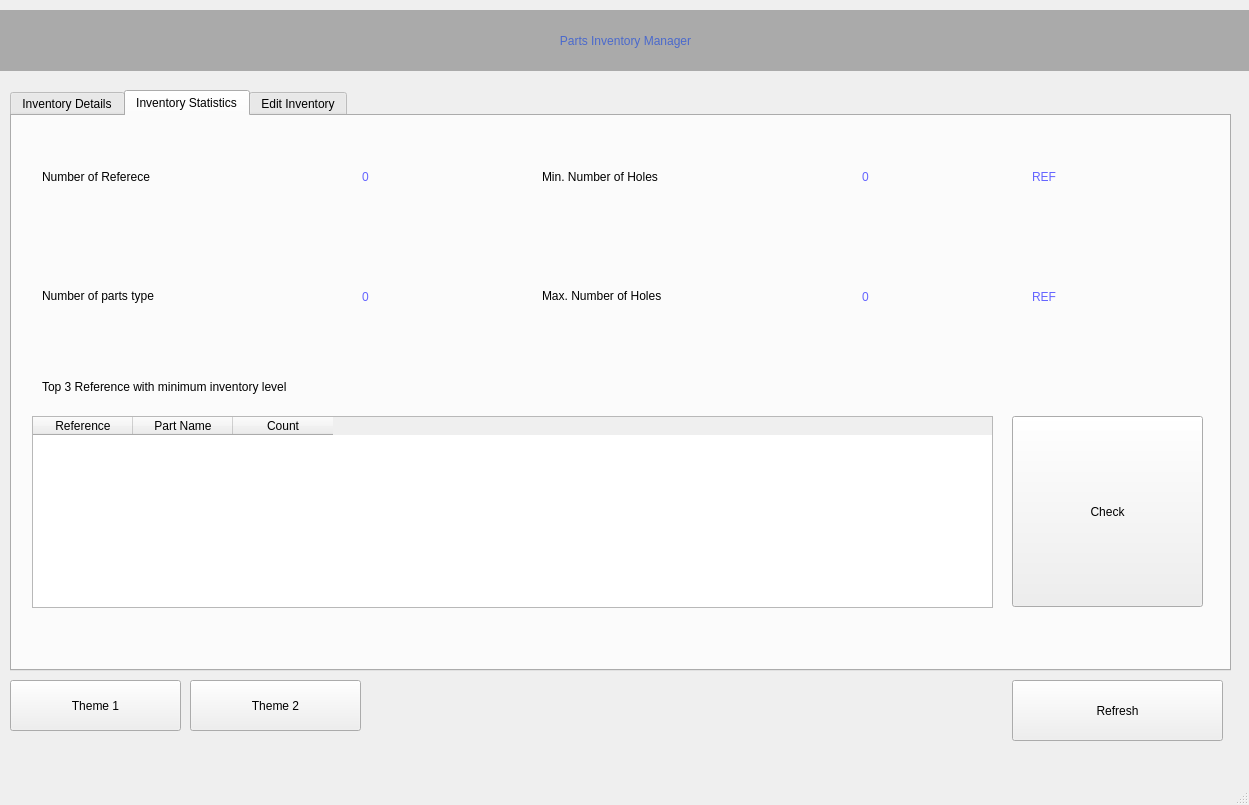
<?xml version="1.0" encoding="UTF-8"?>
<ui version="4.0">
 <class>MainWindow</class>
 <widget class="QMainWindow" name="MainWindow">
  <property name="geometry">
   <rect>
    <x>0</x>
    <y>0</y>
    <width>1249</width>
    <height>805</height>
   </rect>
  </property>
  <property name="windowTitle">
   <string>Parts Inventory Manager</string>
  </property>
  <property name="styleSheet">
   <string notr="true"/>
  </property>
  <widget class="QWidget" name="centralwidget">
   <widget class="QTabWidget" name="tabWidget">
    <property name="geometry">
     <rect>
      <x>10</x>
      <y>90</y>
      <width>1221</width>
      <height>581</height>
     </rect>
    </property>
    <property name="styleSheet">
     <string notr="true">font: 16pt &quot;Century Gothic&quot;;</string>
    </property>
    <property name="currentIndex">
     <number>1</number>
    </property>
    <widget class="QWidget" name="tab">
     <attribute name="title">
      <string>Inventory Details</string>
     </attribute>
     <widget class="QLabel" name="label_2">
      <property name="geometry">
       <rect>
        <x>10</x>
        <y>10</y>
        <width>741</width>
        <height>41</height>
       </rect>
      </property>
      <property name="text">
       <string>Search of references with count level lower of equal to:</string>
      </property>
     </widget>
     <widget class="QTableWidget" name="table">
      <property name="geometry">
       <rect>
        <x>10</x>
        <y>70</y>
        <width>1191</width>
        <height>461</height>
       </rect>
      </property>
      <property name="styleSheet">
       <string notr="true">font: 10pt &quot;Century Gothic&quot;;</string>
      </property>
      <column>
       <property name="text">
        <string>ID</string>
       </property>
      </column>
      <column>
       <property name="text">
        <string>Reference</string>
       </property>
      </column>
      <column>
       <property name="text">
        <string>Part Name</string>
       </property>
      </column>
      <column>
       <property name="text">
        <string>Min Area</string>
       </property>
      </column>
      <column>
       <property name="text">
        <string>Max Area</string>
       </property>
      </column>
      <column>
       <property name="text">
        <string>Nbr of Holes</string>
       </property>
      </column>
      <column>
       <property name="text">
        <string>Min Diameter</string>
       </property>
      </column>
      <column>
       <property name="text">
        <string>Max Diameter</string>
       </property>
      </column>
      <column>
       <property name="text">
        <string>Count</string>
       </property>
      </column>
     </widget>
     <widget class="QSpinBox" name="count_filter_txt">
      <property name="geometry">
       <rect>
        <x>820</x>
        <y>10</y>
        <width>121</width>
        <height>41</height>
       </rect>
      </property>
     </widget>
     <widget class="QPushButton" name="search_btn">
      <property name="geometry">
       <rect>
        <x>960</x>
        <y>10</y>
        <width>241</width>
        <height>41</height>
       </rect>
      </property>
      <property name="text">
       <string>Search</string>
      </property>
     </widget>
    </widget>
    <widget class="QWidget" name="tab_3">
     <attribute name="title">
      <string>Inventory Statistics</string>
     </attribute>
     <widget class="QLabel" name="label_3">
      <property name="geometry">
       <rect>
        <x>30</x>
        <y>30</y>
        <width>281</width>
        <height>61</height>
       </rect>
      </property>
      <property name="text">
       <string>Number of Referece</string>
      </property>
     </widget>
     <widget class="QLabel" name="label_4">
      <property name="geometry">
       <rect>
        <x>30</x>
        <y>150</y>
        <width>291</width>
        <height>61</height>
       </rect>
      </property>
      <property name="text">
       <string>&lt;html&gt;&lt;head/&gt;&lt;body&gt;&lt;p&gt;Number of parts type&lt;/p&gt;&lt;/body&gt;&lt;/html&gt;</string>
      </property>
     </widget>
     <widget class="QLabel" name="label_5">
      <property name="geometry">
       <rect>
        <x>530</x>
        <y>150</y>
        <width>291</width>
        <height>61</height>
       </rect>
      </property>
      <property name="text">
       <string>&lt;html&gt;&lt;head/&gt;&lt;body&gt;&lt;p&gt;Max. Number of Holes&lt;/p&gt;&lt;/body&gt;&lt;/html&gt;</string>
      </property>
     </widget>
     <widget class="QLabel" name="label_6">
      <property name="geometry">
       <rect>
        <x>530</x>
        <y>30</y>
        <width>281</width>
        <height>61</height>
       </rect>
      </property>
      <property name="text">
       <string>Min. Number of Holes</string>
      </property>
     </widget>
     <widget class="QLabel" name="lbl_ref_nbr">
      <property name="geometry">
       <rect>
        <x>350</x>
        <y>30</y>
        <width>51</width>
        <height>61</height>
       </rect>
      </property>
      <property name="styleSheet">
       <string notr="true">font: 24pt &quot;Century Gothic&quot;;
color: rgb(100, 100, 255);</string>
      </property>
      <property name="text">
       <string>0</string>
      </property>
     </widget>
     <widget class="QLabel" name="lbl_parts_nbr">
      <property name="geometry">
       <rect>
        <x>350</x>
        <y>150</y>
        <width>51</width>
        <height>61</height>
       </rect>
      </property>
      <property name="styleSheet">
       <string notr="true">font: 24pt &quot;Century Gothic&quot;;
color: rgb(100, 100, 255);</string>
      </property>
      <property name="text">
       <string>0</string>
      </property>
     </widget>
     <widget class="QLabel" name="lbl_max_hole">
      <property name="geometry">
       <rect>
        <x>850</x>
        <y>150</y>
        <width>51</width>
        <height>61</height>
       </rect>
      </property>
      <property name="styleSheet">
       <string notr="true">font: 24pt &quot;Century Gothic&quot;;
color: rgb(100, 100, 255);</string>
      </property>
      <property name="text">
       <string>0</string>
      </property>
     </widget>
     <widget class="QLabel" name="lbl_min_hole">
      <property name="geometry">
       <rect>
        <x>850</x>
        <y>30</y>
        <width>51</width>
        <height>61</height>
       </rect>
      </property>
      <property name="styleSheet">
       <string notr="true">font: 24pt &quot;Century Gothic&quot;;
color: rgb(100, 100, 255);</string>
      </property>
      <property name="text">
       <string>0</string>
      </property>
     </widget>
     <widget class="QLabel" name="lbl_min_hole_2">
      <property name="geometry">
       <rect>
        <x>1020</x>
        <y>30</y>
        <width>131</width>
        <height>61</height>
       </rect>
      </property>
      <property name="styleSheet">
       <string notr="true">font: 24pt &quot;Century Gothic&quot;;
color: rgb(100, 100, 255);</string>
      </property>
      <property name="text">
       <string>REF</string>
      </property>
     </widget>
     <widget class="QLabel" name="lbl_max_hole_2">
      <property name="geometry">
       <rect>
        <x>1020</x>
        <y>150</y>
        <width>141</width>
        <height>61</height>
       </rect>
      </property>
      <property name="styleSheet">
       <string notr="true">font: 24pt &quot;Century Gothic&quot;;
color: rgb(100, 100, 255);</string>
      </property>
      <property name="text">
       <string>REF</string>
      </property>
     </widget>
     <widget class="QTableWidget" name="table2">
      <property name="geometry">
       <rect>
        <x>20</x>
        <y>300</y>
        <width>961</width>
        <height>192</height>
       </rect>
      </property>
      <property name="styleSheet">
       <string notr="true">font: 11pt &quot;Century Gothic&quot;;</string>
      </property>
      <column>
       <property name="text">
        <string>Reference</string>
       </property>
      </column>
      <column>
       <property name="text">
        <string>Part Name</string>
       </property>
      </column>
      <column>
       <property name="text">
        <string>Count</string>
       </property>
      </column>
     </widget>
     <widget class="QLabel" name="label_13">
      <property name="geometry">
       <rect>
        <x>30</x>
        <y>255</y>
        <width>671</width>
        <height>31</height>
       </rect>
      </property>
      <property name="text">
       <string>Top 3 Reference with minimum inventory level</string>
      </property>
     </widget>
     <widget class="QPushButton" name="check_btn">
      <property name="geometry">
       <rect>
        <x>1000</x>
        <y>300</y>
        <width>191</width>
        <height>191</height>
       </rect>
      </property>
      <property name="text">
       <string>Check</string>
      </property>
     </widget>
    </widget>
    <widget class="QWidget" name="tab_2">
     <attribute name="title">
      <string>Edit Inventory</string>
     </attribute>
     <widget class="QLabel" name="label_7">
      <property name="geometry">
       <rect>
        <x>30</x>
        <y>140</y>
        <width>251</width>
        <height>61</height>
       </rect>
      </property>
      <property name="text">
       <string>Reference</string>
      </property>
     </widget>
     <widget class="QLabel" name="label_8">
      <property name="geometry">
       <rect>
        <x>30</x>
        <y>200</y>
        <width>251</width>
        <height>61</height>
       </rect>
      </property>
      <property name="text">
       <string>Part Name</string>
      </property>
     </widget>
     <widget class="QLabel" name="label_9">
      <property name="geometry">
       <rect>
        <x>30</x>
        <y>260</y>
        <width>251</width>
        <height>61</height>
       </rect>
      </property>
      <property name="text">
       <string>Min Area</string>
      </property>
     </widget>
     <widget class="QLabel" name="label_10">
      <property name="geometry">
       <rect>
        <x>30</x>
        <y>320</y>
        <width>251</width>
        <height>61</height>
       </rect>
      </property>
      <property name="text">
       <string>Max Area</string>
      </property>
     </widget>
     <widget class="QLabel" name="label_11">
      <property name="geometry">
       <rect>
        <x>620</x>
        <y>200</y>
        <width>251</width>
        <height>61</height>
       </rect>
      </property>
      <property name="text">
       <string>Min Diameter</string>
      </property>
     </widget>
     <widget class="QLabel" name="label_12">
      <property name="geometry">
       <rect>
        <x>620</x>
        <y>320</y>
        <width>251</width>
        <height>61</height>
       </rect>
      </property>
      <property name="text">
       <string>Count</string>
      </property>
     </widget>
     <widget class="QLabel" name="label_14">
      <property name="geometry">
       <rect>
        <x>620</x>
        <y>140</y>
        <width>251</width>
        <height>61</height>
       </rect>
      </property>
      <property name="text">
       <string>Number Of Holes</string>
      </property>
     </widget>
     <widget class="QLabel" name="label_15">
      <property name="geometry">
       <rect>
        <x>620</x>
        <y>260</y>
        <width>251</width>
        <height>61</height>
       </rect>
      </property>
      <property name="text">
       <string>Max Diameter</string>
      </property>
     </widget>
     <widget class="QLabel" name="label_16">
      <property name="geometry">
       <rect>
        <x>290</x>
        <y>40</y>
        <width>151</width>
        <height>61</height>
       </rect>
      </property>
      <property name="text">
       <string>ID</string>
      </property>
     </widget>
     <widget class="QLineEdit" name="reference">
      <property name="geometry">
       <rect>
        <x>220</x>
        <y>151</y>
        <width>191</width>
        <height>41</height>
       </rect>
      </property>
      <property name="styleSheet">
       <string notr="true">font: 14pt &quot;Century Gothic&quot;;
color: rgb(173, 66, 164);</string>
      </property>
      <property name="text">
       <string/>
      </property>
     </widget>
     <widget class="QLineEdit" name="part_name">
      <property name="geometry">
       <rect>
        <x>220</x>
        <y>210</y>
        <width>191</width>
        <height>41</height>
       </rect>
      </property>
      <property name="styleSheet">
       <string notr="true">font: 14pt &quot;Century Gothic&quot;;
color: rgb(173, 66, 164);</string>
      </property>
      <property name="text">
       <string/>
      </property>
     </widget>
     <widget class="QLineEdit" name="min_area">
      <property name="geometry">
       <rect>
        <x>220</x>
        <y>270</y>
        <width>191</width>
        <height>41</height>
       </rect>
      </property>
      <property name="styleSheet">
       <string notr="true">font: 14pt &quot;Century Gothic&quot;;
color: rgb(173, 66, 164);</string>
      </property>
      <property name="text">
       <string/>
      </property>
     </widget>
     <widget class="QLineEdit" name="max_area">
      <property name="geometry">
       <rect>
        <x>220</x>
        <y>330</y>
        <width>191</width>
        <height>41</height>
       </rect>
      </property>
      <property name="styleSheet">
       <string notr="true">font: 14pt &quot;Century Gothic&quot;;
color: rgb(173, 66, 164);</string>
      </property>
      <property name="text">
       <string/>
      </property>
     </widget>
     <widget class="QLineEdit" name="number_of_holes">
      <property name="geometry">
       <rect>
        <x>880</x>
        <y>150</y>
        <width>191</width>
        <height>41</height>
       </rect>
      </property>
      <property name="styleSheet">
       <string notr="true">font: 14pt &quot;Century Gothic&quot;;
color: rgb(173, 66, 164);</string>
      </property>
      <property name="text">
       <string/>
      </property>
     </widget>
     <widget class="QLineEdit" name="max_diameter">
      <property name="geometry">
       <rect>
        <x>880</x>
        <y>269</y>
        <width>191</width>
        <height>41</height>
       </rect>
      </property>
      <property name="styleSheet">
       <string notr="true">font: 14pt &quot;Century Gothic&quot;;
color: rgb(173, 66, 164);</string>
      </property>
      <property name="text">
       <string/>
      </property>
     </widget>
     <widget class="QLineEdit" name="min_diameter">
      <property name="geometry">
       <rect>
        <x>880</x>
        <y>209</y>
        <width>191</width>
        <height>41</height>
       </rect>
      </property>
      <property name="styleSheet">
       <string notr="true">font: 14pt &quot;Century Gothic&quot;;
color: rgb(173, 66, 164);</string>
      </property>
      <property name="text">
       <string/>
      </property>
     </widget>
     <widget class="QLabel" name="id">
      <property name="geometry">
       <rect>
        <x>460</x>
        <y>40</y>
        <width>151</width>
        <height>61</height>
       </rect>
      </property>
      <property name="styleSheet">
       <string notr="true">background-color: rgb(179, 179, 179);</string>
      </property>
      <property name="text">
       <string/>
      </property>
     </widget>
     <widget class="QSpinBox" name="count">
      <property name="geometry">
       <rect>
        <x>880</x>
        <y>340</y>
        <width>191</width>
        <height>41</height>
       </rect>
      </property>
      <property name="styleSheet">
       <string notr="true">font: 14pt &quot;Century Gothic&quot;;
color: rgb(173, 66, 164);</string>
      </property>
     </widget>
     <widget class="QPushButton" name="next_btn">
      <property name="geometry">
       <rect>
        <x>210</x>
        <y>460</y>
        <width>71</width>
        <height>51</height>
       </rect>
      </property>
      <property name="styleSheet">
       <string notr="true">font: 75 18pt &quot;MS Shell Dlg 2&quot;;
color: rgb(100, 100, 255);</string>
      </property>
      <property name="text">
       <string>&gt;</string>
      </property>
     </widget>
     <widget class="QPushButton" name="last_btn">
      <property name="geometry">
       <rect>
        <x>290</x>
        <y>460</y>
        <width>71</width>
        <height>51</height>
       </rect>
      </property>
      <property name="styleSheet">
       <string notr="true">font: 75 18pt &quot;MS Shell Dlg 2&quot;;
color: rgb(100, 100, 255);</string>
      </property>
      <property name="text">
       <string>&gt;&gt;</string>
      </property>
     </widget>
     <widget class="QPushButton" name="first_btn">
      <property name="geometry">
       <rect>
        <x>30</x>
        <y>460</y>
        <width>71</width>
        <height>51</height>
       </rect>
      </property>
      <property name="styleSheet">
       <string notr="true">font: 75 18pt &quot;MS Shell Dlg 2&quot;;
color: rgb(100, 100, 255);</string>
      </property>
      <property name="text">
       <string>&lt;&lt;</string>
      </property>
     </widget>
     <widget class="QPushButton" name="previous_btn">
      <property name="geometry">
       <rect>
        <x>110</x>
        <y>460</y>
        <width>71</width>
        <height>51</height>
       </rect>
      </property>
      <property name="styleSheet">
       <string notr="true">font: 75 18pt &quot;MS Shell Dlg 2&quot;;
color: rgb(100, 100, 255);</string>
      </property>
      <property name="text">
       <string>&lt;</string>
      </property>
     </widget>
     <widget class="QPushButton" name="update_btn">
      <property name="geometry">
       <rect>
        <x>670</x>
        <y>460</y>
        <width>151</width>
        <height>51</height>
       </rect>
      </property>
      <property name="text">
       <string>Update</string>
      </property>
     </widget>
     <widget class="QPushButton" name="delete_btn">
      <property name="geometry">
       <rect>
        <x>830</x>
        <y>460</y>
        <width>151</width>
        <height>51</height>
       </rect>
      </property>
      <property name="text">
       <string>Delete</string>
      </property>
     </widget>
     <widget class="QPushButton" name="add_btn">
      <property name="geometry">
       <rect>
        <x>990</x>
        <y>460</y>
        <width>151</width>
        <height>51</height>
       </rect>
      </property>
      <property name="text">
       <string>Add</string>
      </property>
     </widget>
    </widget>
   </widget>
   <widget class="QLabel" name="label">
    <property name="geometry">
     <rect>
      <x>-10</x>
      <y>10</y>
      <width>1271</width>
      <height>61</height>
     </rect>
    </property>
    <property name="styleSheet">
     <string notr="true">font: 75 30pt &quot;Century Gothic&quot;;
background-color: rgb(170, 170, 170);
color: rgb(74, 105, 204);</string>
    </property>
    <property name="text">
     <string>Parts Inventory Manager</string>
    </property>
    <property name="alignment">
     <set>Qt::AlignCenter</set>
    </property>
   </widget>
   <widget class="QPushButton" name="refresh_btn">
    <property name="geometry">
     <rect>
      <x>1012</x>
      <y>680</y>
      <width>211</width>
      <height>61</height>
     </rect>
    </property>
    <property name="styleSheet">
     <string notr="true">font: 16pt &quot;Century Gothic&quot;;</string>
    </property>
    <property name="text">
     <string>Refresh</string>
    </property>
   </widget>
   <widget class="QLabel" name="label_17">
    <property name="geometry">
     <rect>
      <x>1054</x>
      <y>0</y>
      <width>161</width>
      <height>131</height>
     </rect>
    </property>
    <property name="text">
     <string/>
    </property>
    <property name="pixmap">
     <pixmap>../original_source_code/icon-spare-parts.png</pixmap>
    </property>
    <property name="scaledContents">
     <bool>true</bool>
    </property>
   </widget>
   <widget class="QPushButton" name="refresh_btn_2">
    <property name="geometry">
     <rect>
      <x>10</x>
      <y>680</y>
      <width>171</width>
      <height>51</height>
     </rect>
    </property>
    <property name="styleSheet">
     <string notr="true">font: 12pt &quot;Century Gothic&quot;;</string>
    </property>
    <property name="text">
     <string>Theme 1</string>
    </property>
   </widget>
   <widget class="QPushButton" name="refresh_btn_3">
    <property name="geometry">
     <rect>
      <x>190</x>
      <y>680</y>
      <width>171</width>
      <height>51</height>
     </rect>
    </property>
    <property name="styleSheet">
     <string notr="true">font: 12pt &quot;Century Gothic&quot;;</string>
    </property>
    <property name="text">
     <string>Theme 2</string>
    </property>
   </widget>
  </widget>
  <widget class="QMenuBar" name="menubar">
   <property name="geometry">
    <rect>
     <x>0</x>
     <y>0</y>
     <width>1249</width>
     <height>21</height>
    </rect>
   </property>
  </widget>
  <widget class="QStatusBar" name="statusbar"/>
 </widget>
 <resources/>
 <connections/>
</ui>
